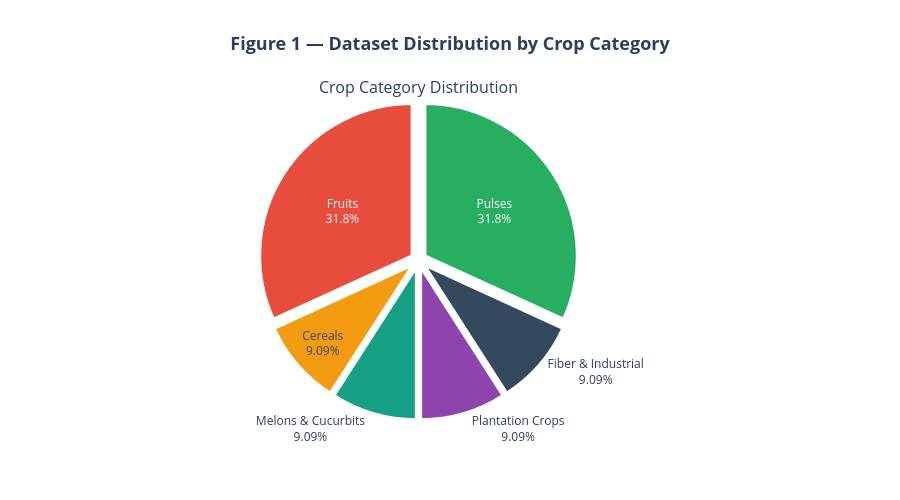

Notebook code cell kept with this figure:
### Markdown cell above
### 2.2 Class and Category Distribution

### Code cell
# Pie chart — relative frequency of each agronomic category
fig = make_subplots(
    rows=1, cols=1,
    subplot_titles=('Crop Category Distribution',),
    specs=[[{'type': 'pie'}]]
)

cat_counts = df['category'].value_counts()

fig.add_trace(
    go.Pie(
        labels=cat_counts.index,
        values=cat_counts.values,
        marker=dict(
            colors=[CAT_COLORS[c] for c in cat_counts.index],
            line=dict(color='white', width=3)
        ),
        textinfo='label+percent',
        hovertemplate='<b>%{label}</b><br>Samples: %{value}<br>%{percent}<extra></extra>',
        pull=[0.05]*len(cat_counts)
    ),
    row=1, col=1
)

fig.update_layout(
    title=dict(
        text='<b>Figure 1 — Dataset Distribution by Crop Category</b>',
        x=0.5, font=dict(size=18)
    ),
    template=PLOTLY_TEMPLATE,
    height=500,
    showlegend=False
)
fig.show()

crop_counts = df['label'].value_counts().reset_index()
crop_counts.columns = ['Crop', 'Count']
crop_counts

### Figure 1 — Plotly figure (JSON) as saved in the notebook; plotly's stock layout.template omitted (floating-point values rounded to 4 significant figures)
{"data": [{"domain": {"x": [0, 1], "y": [0, 1]}, "hovertemplate": "<b>%{label}</b><br>Samples: %{value}<br>%{percent}<extra></extra>", "labels": ["Pulses", "Fruits", "Cereals", "Melons & Cucurbits", "Plantation Crops", "Fiber & Industrial"], "marker": {"colors": ["#27AE60", "#E74C3C", "#F39C12", "#16A085", "#8E44AD", "#34495E"], "line": {"color": "white", "width": 3}}, "pull": [0.05, 0.05, 0.05, 0.05, 0.05, 0.05], "textinfo": "label+percent", "type": "pie", "values": [700, 700, 200, 200, 200, 200]}], "layout": {"annotations": [{"font": {"size": 16}, "showarrow": false, "text": "Crop Category Distribution", "x": 0.5, "xanchor": "center", "xref": "paper", "y": 1, "yanchor": "bottom", "yref": "paper"}], "height": 500, "showlegend": false, "title": {"font": {"size": 18}, "text": "<b>Figure 1 — Dataset Distribution by Crop Category</b>", "x": 0.5}}}
